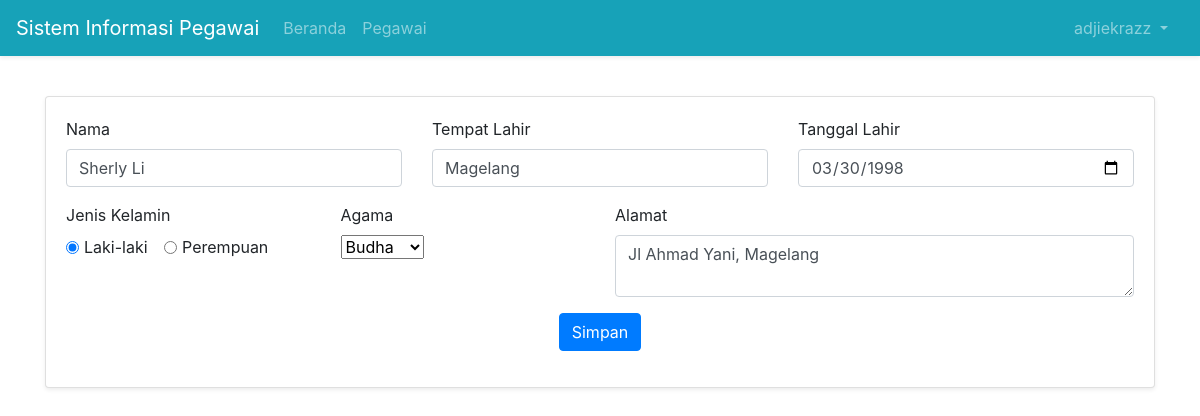
The page /index.php?page=Edit-Pegawai&id=4 (signed in) on the database its author committed.
### tables this page shows
CREATE TABLE `pegawai` (
  `id` int(11) NOT NULL,
  `nama` varchar(64) NOT NULL,
  `jenis_kelamin` enum('Laki-laki','Perempuan') NOT NULL,
  `tanggal_lahir` date NOT NULL,
  `tempat_lahir` varchar(64) NOT NULL,
  `agama` enum('Islam','Kristen','Katholik','Hindu','Budha','Lainnya') NOT NULL,
  `alamat` varchar(255) NOT NULL
);

### pages/form-edit.php (the view, shortened to what this page needs)
<?php
    $id = $_GET['id'];
    $sql = "SELECT * FROM pegawai WHERE id = $id";
    $query = mysqli_query($koneksi, $sql);
    $pegawai = mysqli_fetch_assoc($query);
?>
<form action="" method="post">
<div class="row">
        <div class="col-xs-12 col-md-4 form-group">
            <label for="nama">Nama</label>
            <input type="text" class="form-control" name="nama" value="<?= $pegawai['nama']?>">
        </div>
        <div class="col-xs-12 col-md-4 form-group">
            <label for="tempat_lahir">Tempat Lahir</label>
            <input type="text" class="form-control" name="tempat_lahir" value="<?= $pegawai['tempat_lahir']?>">
        </div>
        <div class="col-xs-12 col-md-4 form-group">
            <label for="tanggal_lahir">Tanggal Lahir</label>
            <input type="date" class="form-control" name="tanggal_lahir" value="<?= $pegawai['tanggal_lahir']?>">
        </div>
    </div>
    <div class="row">
        <div class="col-xs-12 col-md-3 form-group">
            <label for="jenis_kelamin">Jenis Kelamin</label><br>
            <div class="form-check-inline">
                <input class="form-check-input" type="radio" name="jenis_kelamin" value="Laki-laki" <?= $pegawai['jenis_kelamin'] === 'Laki-laki' ? 'checked' : '' ; ?>>
                <label class="form-check-label" for="jenis_kelamin">
                    Laki-laki
                </label>
            </div>
            <div class="form-check-inline">
                <input class="form-check-input" type="radio" name="jenis_kelamin" value="Perempuan" <?= $pegawai['jenis_kelamin'] === 'Perempuan' ? 'checked' : '' ; ?>>
                <label class="form-check-label" for="jenis_kelamin">
                    Perempuan
                </label>
            </div>
        </div>
        <div class="col-xs-12 col-md-3 form-group">
            <label for="agama">Agama</label><br>
            <select name="agama">
                <option value="Budha" <?= $pegawai['agama'] === 'Budha' ? 'selected' : '';?>>Budha</option>
            </select>
        </div>
        <div class="col-xs-12 col-md-6 form-group">
            <label for="alamat">Alamat</label>
            <textarea name="alamat" class="form-control" rows="2"><?= $pegawai['alamat']; ?></textarea>
        </div>
    </div>
    <div class="row">
        <div class="col-md-12 form-group">
            <div class="text-center">
                <button type="submit" class="btn btn-primary" name="simpan">Simpan</button>
            </div>
        </div>
    </div>
</form>

### rows shown on the page
pegawai: nama "Sherly Li", tempat_lahir "Magelang", tanggal_lahir "03/30/1998", jenis_kelamin "☑", agama "Budha", alamat "Jl Ahmad Yani, Magelang"

### other values the page prints
$_SESSION['username'] "adjiekrazz"
